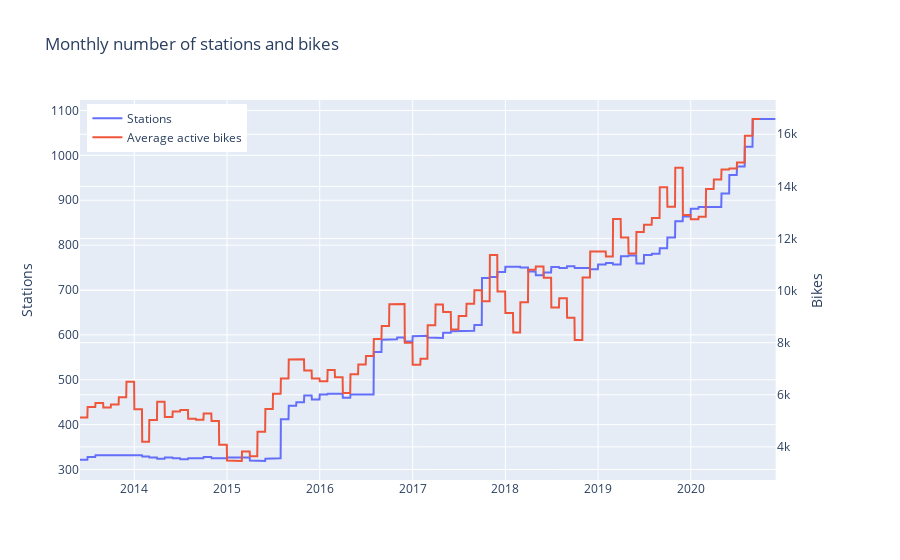

Notebook source saved alongside this figure:
### Code cell
# Create figure with secondary y-axis
fig = make_subplots(specs=[[{"secondary_y": True}]])

# Add traces
fig.add_trace(
    go.Scatter(x=df_nyc["date"], y=df_nyc["Stations"], name="Stations"),
    secondary_y=False,
)

fig.add_trace(
    go.Scatter(x=df_nyc["date"], y=df_nyc["Avg active bikes"], name="Average active bikes"),
    secondary_y=True,
)

# Add figure title
fig.update_layout(
    title_text="Monthly number of stations and bikes",
    legend=dict(
        yanchor="top",
        y=0.99,
        xanchor="left",
        x=0.01
    )
)

# Set y-axes titles
fig.update_yaxes(title_text="Stations", secondary_y=False)
fig.update_yaxes(title_text="Bikes", secondary_y=True)

fig.show()

### Figure 1 — Plotly figure (JSON) as saved in the notebook; plotly's stock layout.template omitted (floating-point values rounded to 4 significant figures; data arrays with more than 128 entries replaced by an {"elided": "..."} marker saying what was removed)
{"data": [{"name": "Stations", "type": "scatter", "x": {"elided": "2732 str values"}, "xaxis": "x", "y": {"elided": "2732 int values"}, "yaxis": "y"}, {"name": "Average active bikes", "type": "scatter", "x": {"elided": "2732 str values"}, "xaxis": "x", "y": {"elided": "2732 int values"}, "yaxis": "y2"}], "layout": {"legend": {"x": 0.01, "xanchor": "left", "y": 0.99, "yanchor": "top"}, "title": {"text": "Monthly number of stations and bikes"}, "xaxis": {"anchor": "y", "domain": [0, 0.94]}, "yaxis": {"anchor": "x", "domain": [0, 1], "title": {"text": "Stations"}}, "yaxis2": {"anchor": "x", "overlaying": "y", "side": "right", "title": {"text": "Bikes"}}}}
